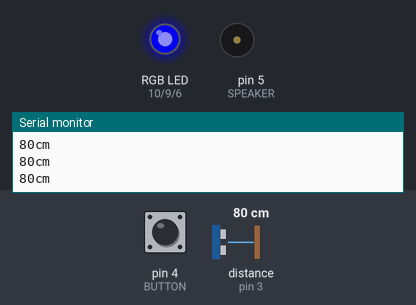
This sketch was run on a simulated Arduino Uno, built with avr-gcc and run on an emulated ATmega328P. On the bench: an RGB LED mixed from three pins (HIGH = lit), buzzer (waves = sounding), the last lines printed to the serial monitor. Wiring (inferred from the names in the program): ultrasonic range finder: trigger pin 2; echo pin 3. Inputs (shaded band) come from the test bench; at power-on: distance to the obstacle (sensor on pin 3) 80 cm, pin 4 (BUTTON) HIGH. The echo pulse lasts 58.3 µs per cm; dim RGB values are drawn brighter than linear; pins used as bus, display or sensor lines are not drawn.

Above: at 1.2 s.
1.3 s: distance to the obstacle (sensor on pin 3) set to 250 cm
At 1.54 s:
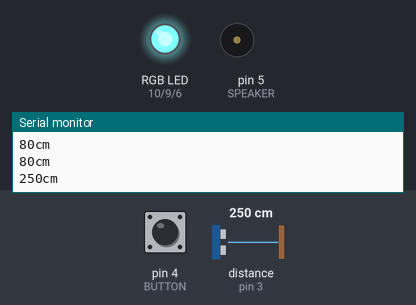
4.3 s: distance to the obstacle (sensor on pin 3) set to 2 cm
At 5.5 s:
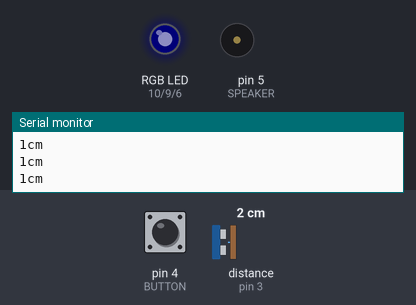
5.9 s: pin 4 (BUTTON) pulled LOW for 0.15 s
At 7.2 s:
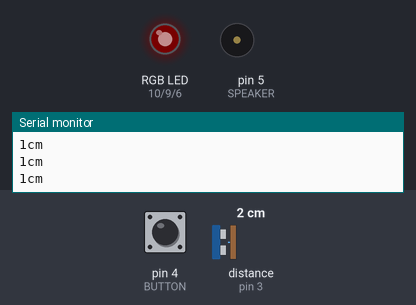
7.6 s: distance to the obstacle (sensor on pin 3) set to 35 cm
At 8.9 s:
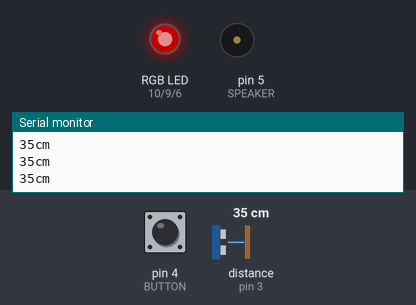
9.2 s: pin 4 (BUTTON) pulled LOW for 1 s
At 11.2 s:
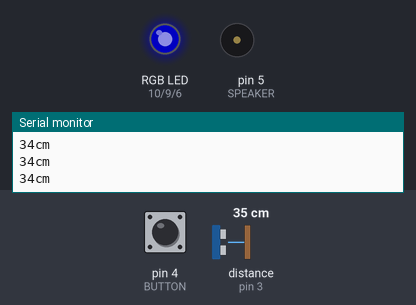
11.7 s: distance to the obstacle (sensor on pin 3) set to 60 cm
At 12.5 s:
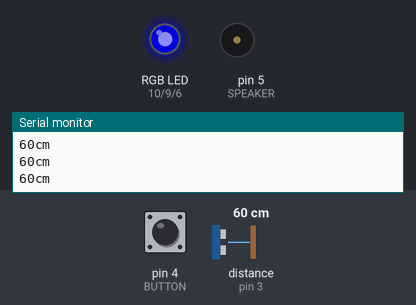
Timing chart, 0 to 14.2 s (numbered marks = the images above; inputs shaded):
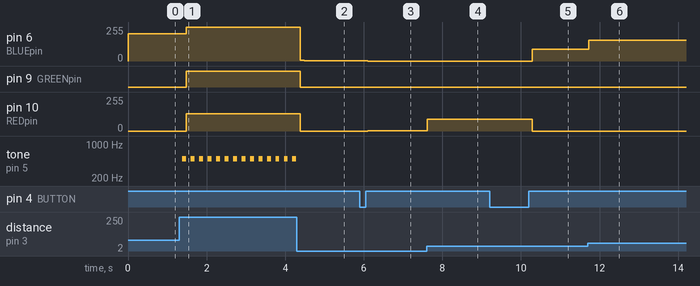

Measured:
- after the input at 1.3 s, pin 6 (BLUEpin): 206/255 → 255/255 after 0.19 s; pin 9 (GREENpin): LOW → HIGH after 0.19 s; pin 10 (REDpin): 0/255 → 128/255 after 0.19 s, → 131/255 0.43 s later; tone on pin 5 (SPEAKER): alternates 500 Hz for 0.10 s and silent for 0.12 s, starting after 0.09 s
- after the input at 4.3 s, pin 6 (BLUEpin): 255/255 → 5/255 after 0.09 s, → 2/255 0.10 s later; pin 9 (GREENpin): HIGH → LOW after 0.09 s; pin 10 (REDpin): 131/255 → 0/255 after 0.09 s; tone on pin 5 (SPEAKER): stops changing and stays silent
- after the input at 5.9 s, pin 6 (BLUEpin): 2/255 → 0/255 after 0.20 s; pin 10 (REDpin): 0/255 → 2/255 after 0.20 s
- after the input at 7.6 s, pin 10 (REDpin): 2/255 → 87/255 at once, → 90/255 0.10 s later
- after the input at 9.2 s, pin 6 (BLUEpin): 0/255 → 87/255 after 1.1 s; pin 10 (REDpin): 90/255 → 87/255 after 0.16 s, → 0/255 0.93 s later
- after the input at 11.7 s, pin 6 (BLUEpin): 87/255 → 154/255 at once

The sketch:

midterm.ino
```cpp
// Kidan Jin, EEE, SKKU
const int REDpin = 10;
const int GREENpin = 9;
const int BLUEpin = 6;
const int SPEAKER = 5;
const int BUTTON = 4;
const int ECHO = 3;
const int TRIG = 2;
int pressed = 1;        // negative active
bool mode = false;      // if false, BGR order, else, RGB order
int RLED = 0;
int GLED = 0;
int BLED = 0;

int measure()
{
  int duration, distance;

  digitalWrite(TRIG, HIGH);
  delayMicroseconds(10);
  digitalWrite(TRIG, LOW);

  duration = pulseIn(ECHO, HIGH);
  distance = duration/29/2;

  return distance;
}

void setup() {
  Serial.begin(9600);
  pinMode(REDpin, OUTPUT);
  pinMode(GREENpin, OUTPUT);
  pinMode(BLUEpin, OUTPUT);
  pinMode(BUTTON, INPUT_PULLUP);
  pinMode(ECHO, INPUT);
  pinMode(TRIG, OUTPUT);
}

void loop() {
  // show distance on monitor
  int distance = measure();
  Serial.print(distance); Serial.println("cm");

  // button toggle
  int PRESS = digitalRead(BUTTON);
  if (PRESS == 0) pressed = 0;
  else if (pressed == 0){
    pressed = 1;
    mode = not(mode);
  }

  // RGB value assign
  int VoltValue = map(distance%100, 0, 99, 0, 255);
  if (distance < 100){
    RLED = mode * VoltValue;      // R: mode가 0이면 0, 1이면 voltvalue
    GLED = 0;                     // G: 항상 off
    BLED = not(mode) * VoltValue; // B: mode가 1이면 voltvalue, 1이면 0
  }
  else if (distance < 200){
    RLED = mode * 255;            // R: mode가 0이면 off, 1이면 on
    GLED = VoltValue;
    BLED = not(mode) * 255;
  }
  else if (distance < 300){       // R: mode가 0이면 voltvalue, 1이면 on
    RLED = not(mode) * VoltValue + mode * 255;
    GLED = 255;
    BLED = mode * VoltValue + not(mode) * 255;
    tone(SPEAKER, 500, 100); delay(100);
  }
  else{
    RLED = 0; GLED = 0; BLED = 0;
  }

  analogWrite(REDpin, RLED);
  analogWrite(GREENpin, GLED);
  analogWrite(BLUEpin, BLED);

  delay(100);
}
```
